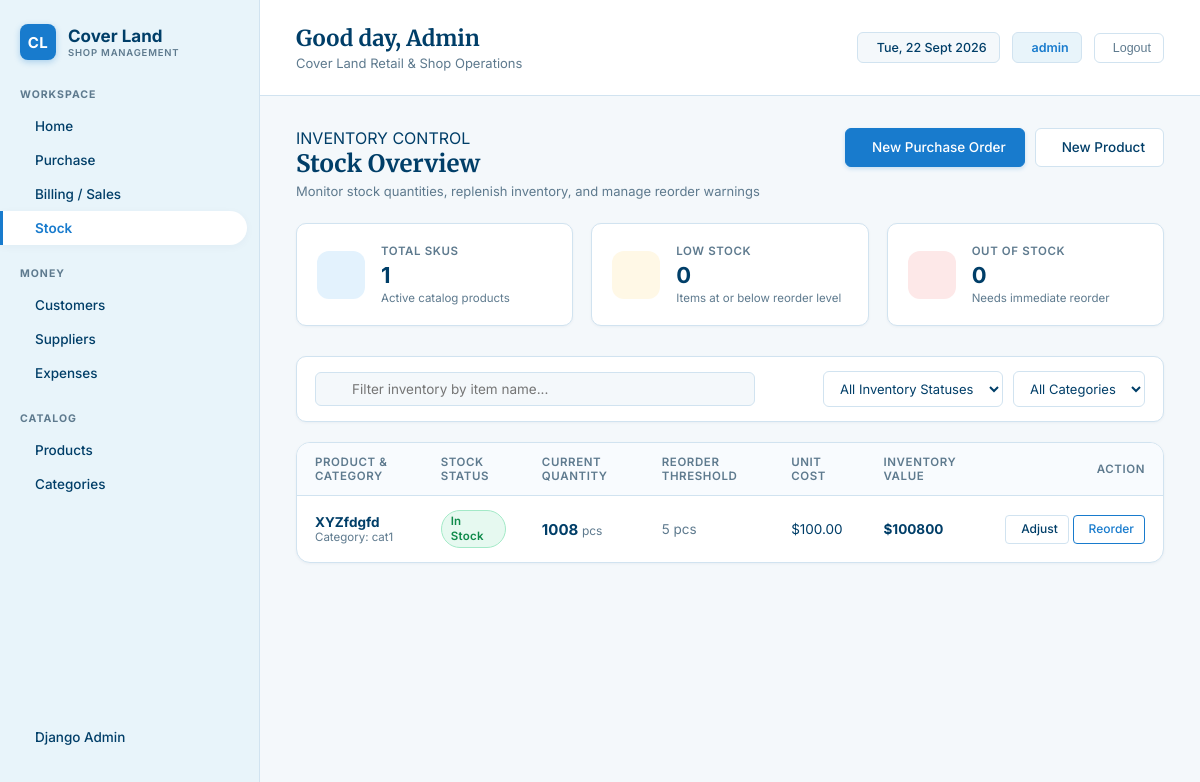
The page /stock/ (signed in) on the database its author committed.
### superadmin/models.py (models this page shows, shortened)
class Product(models.Model):
    name = models.CharField(max_length=200)
    category = models.ForeignKey(Category, on_delete=models.CASCADE, related_name='products')
    cost_price = models.DecimalField(max_digits=10, decimal_places=2, default=0.00)
    selling_price = models.DecimalField(max_digits=10, decimal_places=2, default=0.00)
    stock_quantity = models.IntegerField(default=0)
    reorder_level = models.IntegerField(default=5)
    unit = models.CharField(max_length=20, default='pcs', blank=True)
    @property
    def is_low_stock(self):
        return self.stock_quantity <= self.reorder_level
    @property
    def is_out_of_stock(self):
        return self.stock_quantity <= 0
    class Meta:
        ordering = ['name']

class Category(models.Model):
    name = models.CharField(max_length=100)
    description = models.TextField(blank=True, null=True)
    class Meta:
        verbose_name_plural = "Categories"
        ordering = ['name']

### superadmin/views/products.py (the view)
# urls.py: path('stock/', views.StockListView.as_view(), name='stock_list'),
class StockListView(ProductListView):
    template_name = 'products/stock_list.html'
    def get_context_data(self, **kwargs):
        context = super().get_context_data(**kwargs)
        context['is_stock_view'] = True
        context['total_products'] = Product.objects.count()
        context['low_stock_count'] = Product.objects.filter(stock_quantity__lte=F('reorder_level'), stock_quantity__gt=0).count()
        context['out_of_stock_count'] = Product.objects.filter(stock_quantity__lte=0).count()
        return context

### superadmin/views/products.py (called while the page is built)
    def get_queryset(self):
        qs = Product.objects.select_related('category').order_by('name')
        query = self.request.GET.get('q', '').strip()
        category_id = self.request.GET.get('category')
        stock_filter = self.request.GET.get('stock_status')
        if query:
            qs = qs.filter(Q(name__icontains=query) | Q(category__name__icontains=query))
        if category_id:
            qs = qs.filter(category_id=category_id)
        if stock_filter == 'low':
            qs = qs.filter(stock_quantity__lte=F('reorder_level'), stock_quantity__gt=0)
        elif stock_filter == 'out':
            qs = qs.filter(stock_quantity__lte=0)
        elif stock_filter == 'in_stock':
            qs = qs.filter(stock_quantity__gt=F('reorder_level'))
        return qs

    def get_context_data(self, **kwargs):
        context = super().get_context_data(**kwargs)
        context['categories'] = Category.objects.all()
        context['search_query'] = self.request.GET.get('q', '')
        context['selected_category'] = self.request.GET.get('category', '')
        context['selected_stock_status'] = self.request.GET.get('stock_status', '')
        context['is_stock_view'] = False
        return context

### templates/products/stock_list.html (shortened to what this page needs)
{% extends 'base.html' %}
{% block content %}
<div class="page-header">
    <div class="page-title-group">
        <div class="section-title">INVENTORY CONTROL</div>
        <h1>Stock Overview</h1>
        <p class="page-subtitle">Monitor stock quantities, replenish inventory, and manage reorder warnings</p>
    </div>
    <div class="page-actions">
        <a href="{% url 'purchase_create' %}" class="btn btn-primary">
             New Purchase Order
        </a>
        <a href="{% url 'product_create' %}" class="btn btn-secondary">
             New Product
        </a>
    </div>
</div>
<div class="stat-grid">
    <div class="stat-card">
        <div class="stat-icon blue">
        </div>
        <div class="stat-info">
            <div class="stat-label">Total SKUs</div>
            <div class="stat-value">{{ total_products }}</div>
            <div class="stat-subtext">Active catalog products</div>
        </div>
    </div>
    <div class="stat-card">
        <div class="stat-icon amber">
        </div>
        <div class="stat-info">
            <div class="stat-label">Low Stock</div>
            <div class="stat-value">{{ low_stock_count }}</div>
            <div class="stat-subtext">Items at or below reorder level</div>
        </div>
    </div>
    <div class="stat-card">
        <div class="stat-icon red">
        </div>
        <div class="stat-info">
            <div class="stat-label">Out of Stock</div>
            <div class="stat-value">{{ out_of_stock_count }}</div>
            <div class="stat-subtext">Needs immediate reorder</div>
        </div>
    </div>
</div>
<div class="toolbar">
    <form method="get" class="search-box">
        <input type="text" name="q" value="{{ search_query }}" placeholder="Filter inventory by item name...">
    </form>
    <form method="get" class="filter-group">
        <select name="stock_status" class="filter-select" onchange="this.form.submit()">
            <option value="">All Inventory Statuses</option>
        </select>
        <select name="category" class="filter-select" onchange="this.form.submit()">
            <option value="">All Categories</option>
        </select>
    </form>
</div>
<div class="card">
    <div class="table-responsive">
        <table class="table">
            <thead>
                <tr>
                    <th>Product & Category</th>
                    <th>Stock Status</th>
                    <th>Current Quantity</th>
                    <th>Reorder Threshold</th>
                    <th>Unit Cost</th>
                    <th>Inventory Value</th>
                    <th style="text-align: right;">Action</th>
                </tr>
            </thead>
            <tbody>
                {% for product in products %}
                <tr>
                    <td>
                        <strong style="color: var(--text-primary);">{{ product.name }}</strong>
                        <div style="font-size: 11.5px; color: var(--text-secondary);">
                            Category: {{ product.category.name }}
                        </div>
                    </td>
                    <td>
                        {% if product.is_out_of_stock %}
                            <span class="badge badge-danger">Out of Stock</span>
                        {% elif product.is_low_stock %}
                            <span class="badge badge-warning">Low Stock</span>
                        {% else %}
                            <span class="badge badge-success">In Stock</span>
                        {% endif %}
                    </td>
                    <td>
                        <strong style="font-size: 15px; {% if product.is_low_stock %}color: var(--danger-text);{% endif %}">
                            {{ product.stock_quantity }}
                        </strong>
                        <span style="font-size: 12px; color: var(--text-secondary);">{{ product.unit }}</span>
                    </td>
                    <td>
                        <span style="color: var(--text-secondary);">{{ product.reorder_level }} {{ product.unit }}</span>
                    </td>
                    <td>${{ product.cost_price }}</td>
                    <td>
                        <strong>${% widthratio product.stock_quantity 1 product.cost_price %}</strong>
                    </td>
                    <td class="actions-cell">
                        <a href="{% url 'stock_adjust' product.pk %}" class="btn btn-secondary btn-sm">
                             Adjust
                        </a>
                        <a href="{% url 'purchase_create' %}" class="btn btn-outline btn-sm">
                             Reorder
                        </a>
                    </td>
                </tr>
                {% endfor %}
            </tbody>
        </table>
    </div>
</div>
{% endblock %}

### templates/base.html (shortened to what this page needs)
{% load static %}
<!DOCTYPE html>
<html lang="en">
<head>
    <link rel="stylesheet" href="{% static 'css/styles.css' %}">
</head>
<body>
    <aside class="sidebar">
        <a href="{% url 'dashboard' %}" class="brand">
            <div class="brand-icon">CL</div>
            <div class="brand-text">
                <h1>Cover Land</h1>
                <p>SHOP MANAGEMENT</p>
            </div>
        </a>
        <div class="nav-section">
            <div class="nav-title">WORKSPACE</div>
            <ul class="nav-list">
                <li>
                    <a href="{% url 'dashboard' %}" class="nav-item {% if request.resolver_match.url_name == 'dashboard' %}active{% endif %}">
                         Home
                    </a>
                </li>
                <li>
                    <a href="{% url 'purchase_list' %}" class="nav-item {% if 'purchase' in request.resolver_match.url_name %}active{% endif %}">
                         Purchase
                    </a>
                </li>
                <li>
                    <a href="{% url 'sale_list' %}" class="nav-item {% if 'sale' in request.resolver_match.url_name %}active{% endif %}">
                         Billing / Sales
                    </a>
                </li>
                <li>
                    <a href="{% url 'stock_list' %}" class="nav-item {% if request.resolver_match.url_name == 'stock_list' %}active{% endif %}">
                         Stock
                    </a>
                </li>
            </ul>
        </div>
        <div class="nav-section">
            <div class="nav-title">MONEY</div>
            <ul class="nav-list">
                <li>
                    <a href="{% url 'customer_list' %}" class="nav-item {% if 'customer' in request.resolver_match.url_name %}active{% endif %}">
                         Customers
                    </a>
                </li>
                <li>
                    <a href="{% url 'supplier_list' %}" class="nav-item {% if 'supplier' in request.resolver_match.url_name %}active{% endif %}">
                         Suppliers
                    </a>
                </li>
                <li>
                    <a href="{% url 'expense_list' %}" class="nav-item {% if 'expense' in request.resolver_match.url_name %}active{% endif %}">
                         Expenses
                    </a>
                </li>
            </ul>
        </div>
        <div class="nav-section">
            <div class="nav-title">CATALOG</div>
            <ul class="nav-list">
                <li>
                    <a href="{% url 'product_list' %}" class="nav-item ">
                         Products
                    </a>
                </li>
                <li>
                    <a href="{% url 'category_list' %}" class="nav-item {% if 'category' in request.resolver_match.url_name %}active{% endif %}">
                         Categories
                    </a>
                </li>
            </ul>
        </div>
        <div class="nav-section" style="margin-top: auto;">
            <ul class="nav-list">
                <li>
                    <a href="{% url 'admin:index' %}" class="nav-item" target="_blank">
                         Django Admin
                    </a>
                </li>
            </ul>
        </div>
    </aside>
    <main class="main-content">
        <header class="topbar">
            <div class="greeting">
                <h2>Good day, {% if user.is_authenticated %}{{ user.username|title }}{% else %}Owner{% endif %}</h2>
                <p>Cover Land Retail & Shop Operations</p>
            </div>
            <div class="user-info">
                <div class="date-badge">
                     <span id="current-date"></span>
                </div>
                <div class="user-badge">
                     {% if user.is_authenticated %}{{ user.username }}{% else %}Admin{% endif %}
                </div>
                {% if user.is_authenticated %}
                <form action="{% url 'logout' %}" method="post" style="display: inline;">
                    <button type="submit" class="logout-btn" title="Sign Out">
                         Logout
                    </button>
                </form>
                {% endif %}
            </div>
        </header>
        <div class="dashboard-container">
            {% block content %}
            {% endblock %}
        </div>
    </main>
</body>
</html>

### rows shown on the page
Product: name "XYZfdgfd", category.name "cat1", shows "In Stock", stock_quantity "1008", unit "pcs", reorder_level "5", cost_price "100.00", stock_quantity+cost_price "100800"

### other values the page prints
{{ user.username|title }} "Admin"
{{ user.username }} "admin"
{{ total_products }} "1"
{{ low_stock_count }} "0"
{{ out_of_stock_count }} "0"
